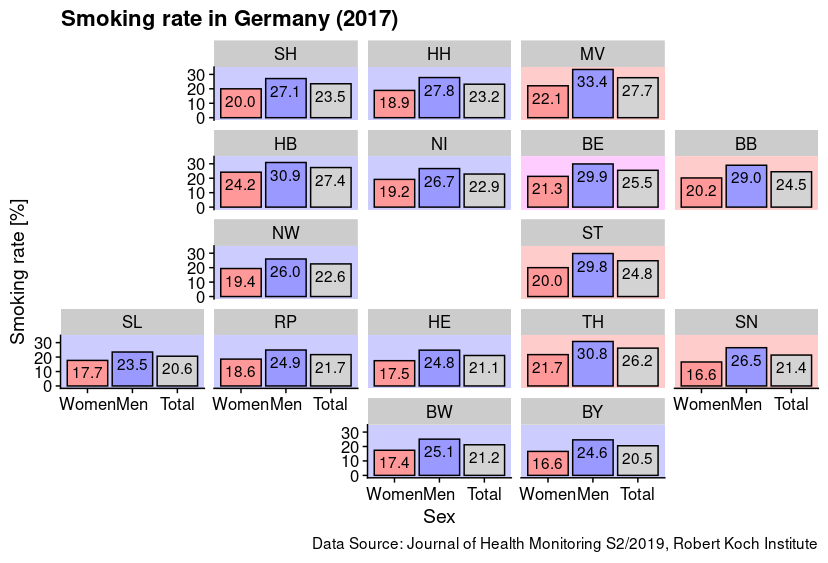

Here is the R script that generated this plot:
# smoker.R - Smoking rate in Germany

# Data source:
#   30 years after the fall of the Berlin Wall: Regional health differences in Germany,
#   Journal of Health Monitoring S2/2019, Robert Koch Institute

smokers <- data.frame(rbind(
  Women=c(
    17.4, 16.6, 21.3, 20.2, 24.2, 18.9, 17.5, 22.1,
    19.2, 19.4, 18.6, 17.7, 16.6, 20.0, 20.0, 21.7),
  Men=c(
    25.1, 24.6, 29.9, 29.0, 30.9, 27.8, 24.8, 33.4,
    26.7, 26.0, 24.9, 23.5, 26.5, 29.8, 27.1, 30.8),
  Total=c(
    21.2, 20.5, 25.5, 24.5, 27.4, 23.2, 21.1, 27.7,
    22.9, 22.6, 21.7, 20.6, 21.4, 24.8, 23.5, 26.2)))

# Federal States of Germany
state <- c(
  "BW", "BY", "BE", "BB", "HB", "HH", "HE", "MV",
  "NI", "NW", "RP", "SL", "SN", "ST", "SH", "TH")

ew <- c(
  "w", "w", "b", "e", "w", "w", "w", "e",
  "w", "w", "w", "w", "e", "e", "w", "e")
names(ew) <- state

names(smokers) <- state

col <- c(e="red", w="blue", b="purple")
fg <- col[ew]
names(fg) <- state

plot(
  as.numeric(smokers[2,]), as.numeric(smokers[1,]), type="n",
  main="Smoking rate in Germany (2017)", xlab="Men [%]", ylab="Women [%]")
text(as.numeric(smokers[2,]), as.numeric(smokers[1,]), state, col=fg)
legend(
  "topleft", c("Former East Germany", "Former West Germany", "Berlin"),
  text.col=col)

library(tidyverse)
library(geofacet)

# library(cowplot)
# theme_set(theme_cowplot())

tb <- as_tibble(smokers, rownames="sex") %>%
  pivot_longer(-sex, names_to="state", values_to="rate") %>%
  mutate(sex=factor(sex, levels=c("Women", "Men", "Total")))

fg <- c(Women="#FF9999", Men="#9999FF", Total="lightgray")
bg <- c(e="#FFCCCC", w="#CCCCFF", b="#FFCCFF")[ew]
names(bg) <- state

ggplot(tb, aes(sex, rate)) +
  facet_geo(~ state, grid="de_states_grid1") +
  geom_rect(aes(fill=state), xmin=-Inf, xmax=Inf, ymin=-Inf, ymax=Inf) +
  geom_col(aes(fill=sex), color="black") +
  geom_text(aes(label=sprintf("%.1f", rate)), vjust=1.5) +
  scale_fill_manual("legend", values=c(fg, bg)) +
  labs(
    title = "Smoking rate in Germany (2017)", x = "Sex", y = "Smoking rate [%]",
    caption = "Data Source: Journal of Health Monitoring S2/2019, Robert Koch Institute") +
  theme(legend.position="none")

ggsave("smoker.png", width=12, height=9, dpi=72)

stop("Expected termination.")

load("cov19de.RData")

t4 <- tbl[[4]]
x <- as.numeric(smokers["Men",])
y <- as.numeric(tail(t4, 1))

# plot
plot(x, y, type="n", xlab="Male smoking rate [%]", ylab="Deaths / 100,000 pop.", ylim=c(0, max(y)))
text(x, y, state, col=c(e="red", w="blue", b="purple")[ew])
abline(lm(y[ew == "e"] ~ x[ew == "e"]), lty=2, col="red")
abline(lm(y[ew == "w"] ~ x[ew == "w"]), lty=2, col="blue")
abline(lm(y ~ x), lty=2, col="darkgray")

# ggplot
library(ggplot2)
library(cowplot)
theme_set(theme_cowplot())

library(robustbase)
fit.e <- summary(lmrob(y[ew == "e"] ~ x[ew == "e"], k.max=500))
fit.w <- summary(lmrob(y[ew == "w"] ~ x[ew == "w"], k.max=500))
fit <- summary(lmrob(y ~ x, k.max=500))
lx <- 30
ggplot(data.frame(x=x, y=y, state=state), aes(x, y)) + 
  geom_abline(
    intercept=fit.e$coefficients[1, 1], slope=fit.e$coefficients[2, 1], 
    linetype="dashed", color="red") +
  geom_abline(
    intercept=fit.w$coefficients[1, 1], slope=fit.w$coefficients[2, 1], 
    linetype="dashed", color="blue") +
  geom_abline(
    intercept=fit$coefficients[1, 1], slope=fit$coefficients[2, 1], 
    linetype="dashed") +
  geom_text(label=state, color=c(e="red", w="blue", b="purple")[ew[state]]) +
  labs(
    title = sprintf(
      "COVID-19 deaths in Germany (as of %s)", rownames(t4)[nrow(t4)]),
    caption = "Data Source: Wikipedia based on Robert Koch Institute",
    x = "Male smoking rate [%]", y = "Deaths / 100,000 pop.") +
  annotate(
    "text",  x=lx, y = Inf, label = "Robust slope (robustbase) p-value:", vjust=2) + 
  annotate(
    "text",  x=lx, y = Inf, 
    label = sprintf(
      "p=%.3f (n=  %d, Former East)", 
      fit.e$coefficients[2, 4], length(fit.e$residuals)), 
    vjust=4, hjust=0, fontface="italic", color="red") + 
  annotate(
    "text",  x=lx, y = Inf, 
    label = sprintf(
      "p=%.3f (n=%d, Former West)", 
      fit.w$coefficients[2, 4], length(fit.w$residuals)), 
    vjust=6, hjust=0, fontface="italic", color="blue") + 
  annotate(
    "text",  x=lx, y = Inf, 
    label = sprintf(
      "p=%.3f (n=%d, Overall)", 
      fit$coefficients[2, 4], length(fit$residuals)), 
    vjust=8, hjust=0, fontface="italic")
